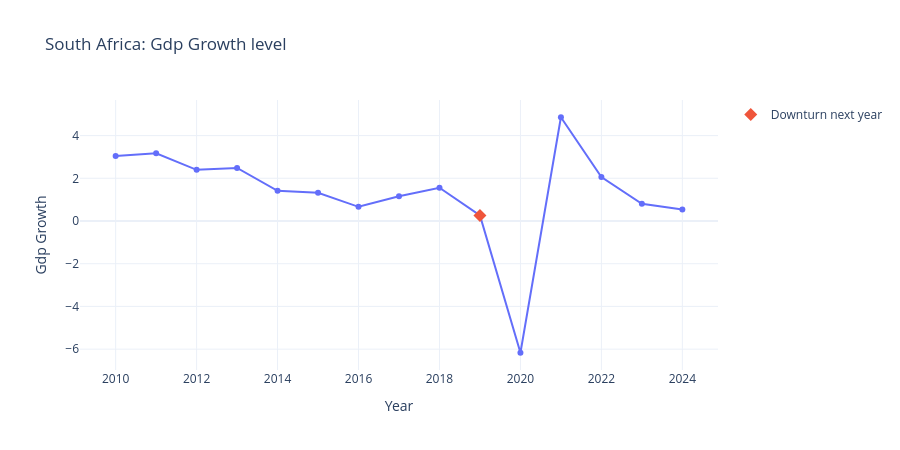
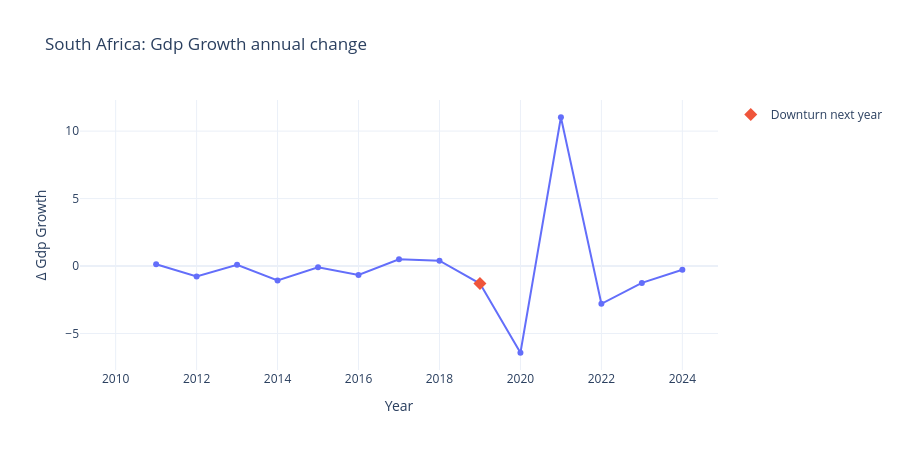
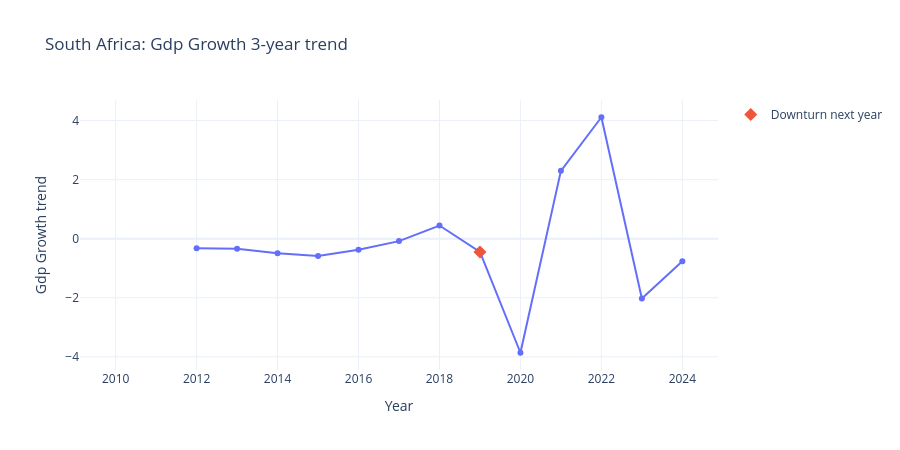

Notebook code cell kept with these figures, in order:
### Markdown cell above
## Step 5: Create Single Feature time-series Visualisations

### Code cell
feature_to_plot = "gdp_growth"

fig_level, fig_delta, fig_trend = plot_feature_triptych(
    country_ts,
    feature_to_plot,
    selected_country,
)

fig_level.show()
fig_delta.show()
fig_trend.show()

### Figure 1 — Plotly figure (JSON) as saved in the notebook; plotly's stock layout.template omitted (floating-point values rounded to 4 significant figures)
{"data": [{"hovertemplate": "year=%{x}<br>gdp_growth=%{y}<extra></extra>", "legendgroup": "", "line": {"color": "#636efa", "dash": "solid"}, "marker": {"symbol": "circle"}, "mode": "lines+markers", "name": "", "orientation": "v", "showlegend": false, "type": "scatter", "x": [2010, 2011, 2012, 2013, 2014, 2015, 2016, 2017, 2018, 2019, 2020, 2021, 2022, 2023, 2024], "xaxis": "x", "y": [3.04, 3.169, 2.396, 2.485, 1.414, 1.322, 0.6646, 1.158, 1.557, 0.2599, -6.169, 4.859, 2.058, 0.8061, 0.5348], "yaxis": "y"}, {"marker": {"size": 10, "symbol": "diamond"}, "mode": "markers", "name": "Downturn next year", "type": "scatter", "x": [2019], "y": [0.2599]}], "layout": {"height": 450, "legend": {"tracegroupgap": 0}, "title": {"text": "South Africa: Gdp Growth level"}, "xaxis": {"anchor": "y", "domain": [0, 1], "title": {"text": "Year"}}, "yaxis": {"anchor": "x", "domain": [0, 1], "title": {"text": "Gdp Growth"}}}}

### Figure 2 — Plotly figure (JSON) as saved in the notebook; plotly's stock layout.template omitted (floating-point values rounded to 4 significant figures)
{"data": [{"hovertemplate": "year=%{x}<br>gdp_growth_change_1y=%{y}<extra></extra>", "legendgroup": "", "line": {"color": "#636efa", "dash": "solid"}, "marker": {"symbol": "circle"}, "mode": "lines+markers", "name": "", "orientation": "v", "showlegend": false, "type": "scatter", "x": [2010, 2011, 2012, 2013, 2014, 2015, 2016, 2017, 2018, 2019, 2020, 2021, 2022, 2023, 2024], "xaxis": "x", "y": [NaN, 0.1288, -0.7723, 0.08924, -1.072, -0.09196, -0.6573, 0.4934, 0.3988, -1.297, -6.429, 11.03, -2.801, -1.252, -0.2713], "yaxis": "y"}, {"marker": {"size": 10, "symbol": "diamond"}, "mode": "markers", "name": "Downturn next year", "type": "scatter", "x": [2019], "y": [-1.297]}], "layout": {"height": 450, "legend": {"tracegroupgap": 0}, "title": {"text": "South Africa: Gdp Growth annual change"}, "xaxis": {"anchor": "y", "domain": [0, 1], "title": {"text": "Year"}}, "yaxis": {"anchor": "x", "domain": [0, 1], "title": {"text": "Δ Gdp Growth"}}}}

### Figure 3 — Plotly figure (JSON) as saved in the notebook; plotly's stock layout.template omitted (floating-point values rounded to 4 significant figures)
{"data": [{"hovertemplate": "year=%{x}<br>gdp_growth_trend_3y=%{y}<extra></extra>", "legendgroup": "", "line": {"color": "#636efa", "dash": "solid"}, "marker": {"symbol": "circle"}, "mode": "lines+markers", "name": "", "orientation": "v", "showlegend": false, "type": "scatter", "x": [2010, 2011, 2012, 2013, 2014, 2015, 2016, 2017, 2018, 2019, 2020, 2021, 2022, 2023, 2024], "xaxis": "x", "y": [NaN, NaN, -0.3218, -0.3415, -0.4912, -0.5818, -0.3746, -0.08196, 0.4461, -0.449, -3.863, 2.299, 4.114, -2.026, -0.7616], "yaxis": "y"}, {"marker": {"size": 10, "symbol": "diamond"}, "mode": "markers", "name": "Downturn next year", "type": "scatter", "x": [2019], "y": [-0.449]}], "layout": {"height": 450, "legend": {"tracegroupgap": 0}, "title": {"text": "South Africa: Gdp Growth 3-year trend"}, "xaxis": {"anchor": "y", "domain": [0, 1], "title": {"text": "Year"}}, "yaxis": {"anchor": "x", "domain": [0, 1], "title": {"text": "Gdp Growth trend"}}}}
